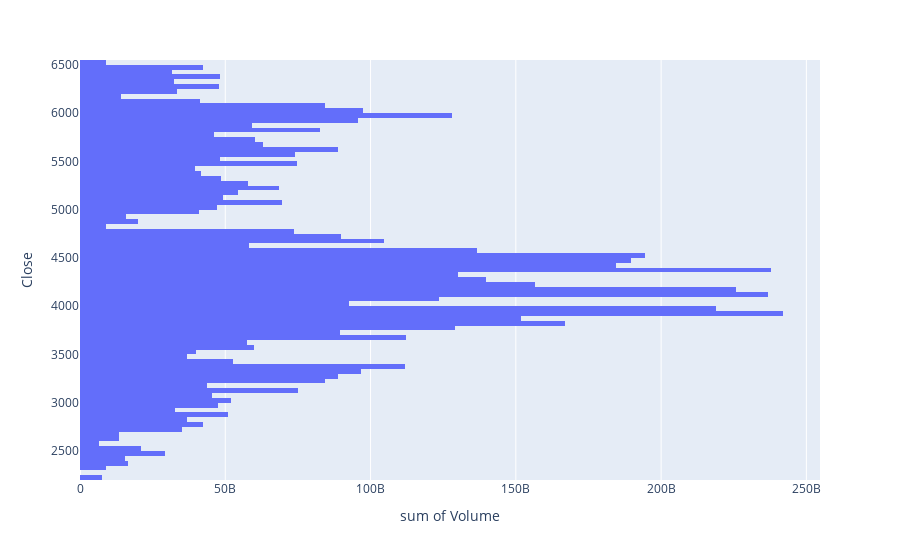

This figure's notebook cell:
### Code cell
import plotly.express as px
import plotly.graph_objects as go

px.histogram(sp, x='Volume', y='Close', nbins=150, orientation='h').show()

### Figure 1 — Plotly figure (JSON) as saved in the notebook; plotly's stock layout.template omitted (floating-point values rounded to 4 significant figures; data arrays with more than 128 entries replaced by an {"elided": "..."} marker saying what was removed)
{"data": [{"bingroup": "y", "histfunc": "sum", "hovertemplate": "sum of Volume=%{x}<br>Close=%{y}<extra></extra>", "legendgroup": "", "marker": {"color": "#636efa", "pattern": {"shape": ""}}, "name": "", "nbinsy": 150, "orientation": "h", "showlegend": false, "type": "histogram", "x": {"elided": "1480 float values"}, "xaxis": "x", "y": {"elided": "1480 float values"}, "yaxis": "y"}], "layout": {"barmode": "relative", "legend": {"tracegroupgap": 0}, "margin": {"t": 60}, "xaxis": {"anchor": "y", "domain": [0, 1], "title": {"text": "sum of Volume"}}, "yaxis": {"anchor": "x", "domain": [0, 1], "title": {"text": "Close"}}}}
